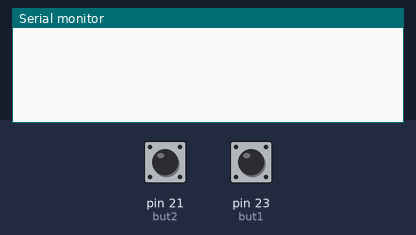
A sketch run on a simulated Arduino Mega 2560, built with avr-gcc and run on an emulated ATmega2560. Parts: the last lines printed to the serial monitor. The test bench sets the inputs (shaded band); at power-on: pin 21 (but2) HIGH, pin 23 (but1) HIGH.

Above: at 1.2 s.
1.3 s: pin 21 (but2) pulled LOW for 0.15 s
At 1.9 s:
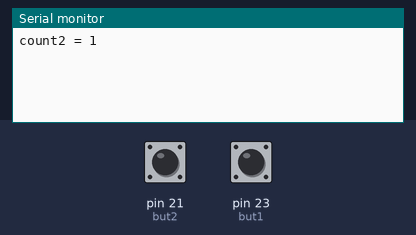
2.9 s: pin 23 (but1) pulled LOW for 0.15 s
At 4.2 s:
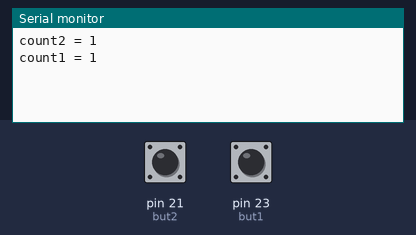
4.5 s: pin 21 (but2) pulled LOW for 1 s
At 5.6 s:
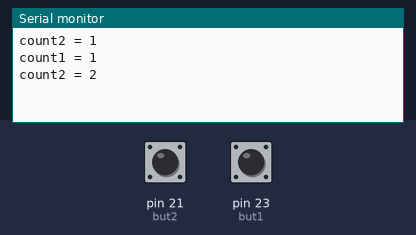
7.0 s: pin 23 (but1) pulled LOW for 1 s
At 9.4 s:
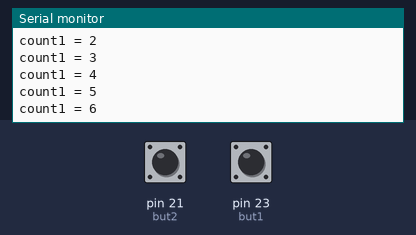
Timing chart, 0 to 10.5 s (numbered marks = the images above; inputs shaded):
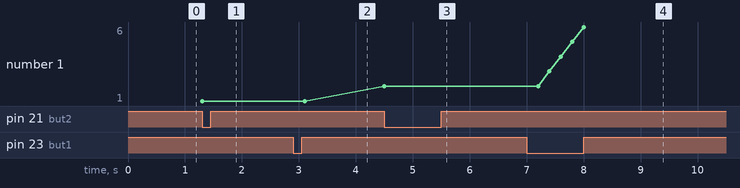

Measured:
- after the input at 1.3 s, the serial monitor: prints a new line at once (image 1)
- after the input at 2.9 s, the serial monitor: prints a new line after 0.20 s (image 2)
- after the input at 4.5 s, the serial monitor: prints a new line at once (image 3)
- after the input at 7.0 s, the serial monitor: prints a new line after 0.20 s (image 4)
- plotted number 1: 1 → 2 after the input at 4.5 s, 2 → 6 after the input at 7.0 s

The sketch:

button_delay_millis.ino
```cpp
#define but1 23
#define but2 21
int count1 = 0;
int count2 = 0;
unsigned long last;
void setup() {
  pinMode(but1, INPUT_PULLUP);
  pinMode(but2, INPUT_PULLUP);
  Serial.begin (115200);
  last = millis();
}
void loop() {
  if (digitalRead(but1) == 0)
  {
    delay(200);
    count1 ++;
    Serial.print ("count1 = ");
    Serial.println (count1);
  }
  if (digitalRead(but2) == 0)
  {
    if ( (millis() - last) > 100){
    count2 ++;
    Serial.print ("count2 = ");
    Serial.println (count2);
    }
    last = millis();
  }

}
```
